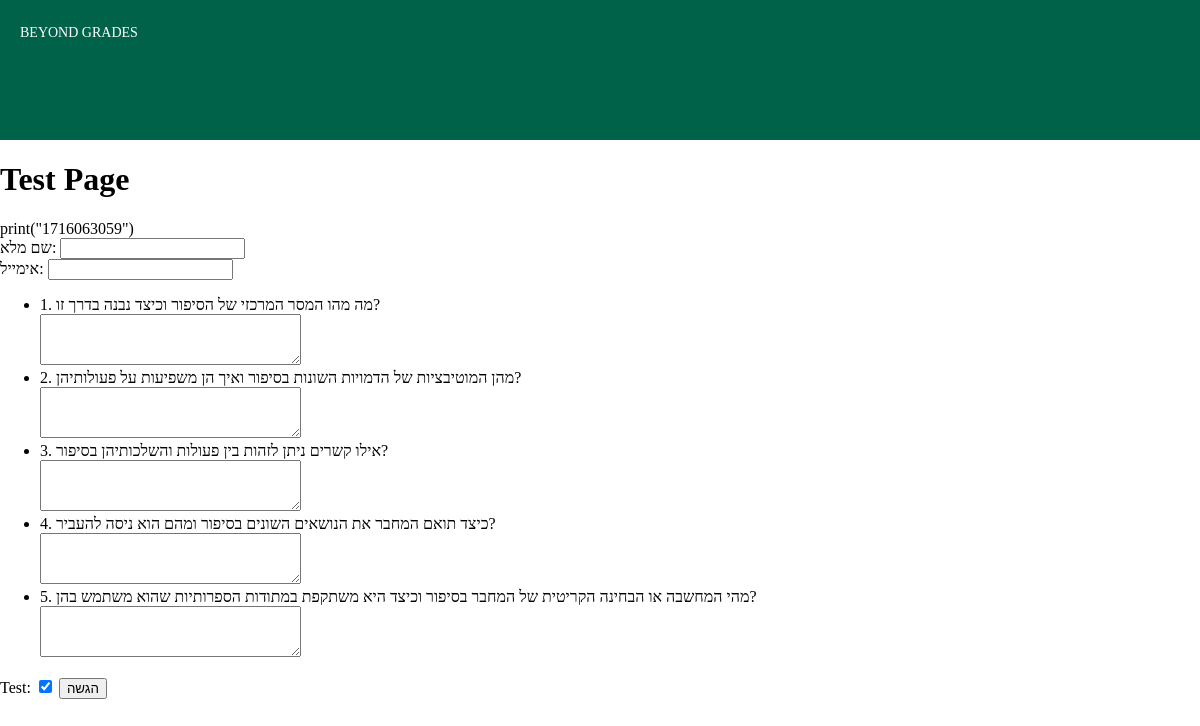
The app's page /test_page/1716063059/ with its own data.
### web/models.py (models this page shows, shortened)
class Test(models.Model):
    id = models.AutoField(primary_key=True)  # Field to store the test ID
    title = models.CharField(max_length=100)
    skill = models.CharField(max_length=100)  # Field to store skill
    subject = models.CharField(max_length=100)  # Field to store subject
    teacher = models.ForeignKey('Teacher', related_name='tests', on_delete=models.CASCADE)  # Field to store the teacher

class Question(models.Model):
    id = models.AutoField(primary_key=True)  # Field to store the question ID
    test = models.ForeignKey('Test', related_name='questions', on_delete=models.CASCADE)
    number = models.IntegerField()  # Number of the question
    text = models.TextField()  # Text of the question

### web/views.py (the view)
# urls.py: path('test_page/<int:test_id>/', views.test_page, name='test_page'),
def test_page(request, test_id):
    try:
        test = Test.objects.get(id=test_id)
        questions = test.questions.all()  # Assuming a related_name of 'questions' in Test model
        if questions:
            return render(request, 'test_page.html', {'questions': questions, 'test': test})
        else:
            return render(request, 'test_page.html', {'error_message': 'No questions found for this test.'})
    except Test.DoesNotExist:
        return render(request, 'test_page.html', {'error_message': 'Test not found.'})

### web/templates/test_page.html (shortened to what this page needs)
{% extends 'base.html' %}
{% block content %}
    <div class="header">
<div class="header-text">BEYOND GRADES</div>
</div>
    <h1>Test Page</h1>
    print("{{ test.id }}")
    <form method="post" action="{% url 'submit_answers' %}">
        <div>
            <label for="full_name">שם מלא:</label>
            <input type="text" name="full_name" id="full_name" required>
        </div>
        <div>
            <label for="email">אימייל:</label>
            <input type="text" name="email" id="email" required>
        </div>
        <ul>
            {% for question in questions %}
                <li>{{ question.text }}</li>
                <textarea name="answer_{{ question.id }}" rows="3" cols="30"></textarea>
            {% endfor %}
        </ul>
        <label for="test">Test:</label>
        <input type="checkbox" name="test" id="test" checked>
        <button type="submit">הגשה</button>
    </form>
{% endblock %}

### records on screen
Test: id "1716063059"
Question: text "1. מה מהו המסר המרכזי של הסיפור וכיצד נבנה בדרך זו?"
Question: text "2. מהן המוטיבציות של הדמויות השונות בסיפור ואיך הן משפיעות על פעולותיהן?"
Question: text "3. אילו קשרים ניתן לזהות בין פעולות והשלכותיהן בסיפור?"
Question: text "4. כיצד תואם המחבר את הנושאים השונים בסיפור ומהם הוא ניסה להעביר?"
Question: text "5. מהי המחשבה או הבחינה הקריטית של המחבר בסיפור וכיצד היא משתקפת במתודות הספרותיות שהוא משתמש בהן?"
